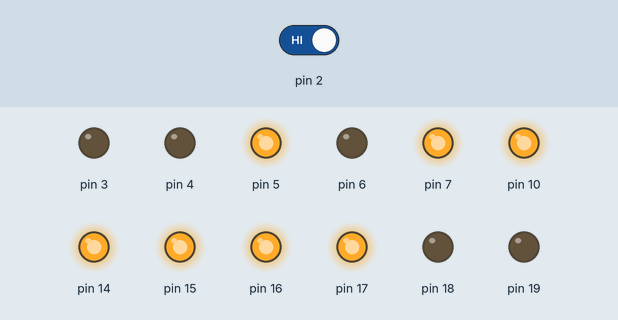
This sketch was run on a simulated Arduino Uno, built with avr-gcc and run on an emulated ATmega328P. On the bench: output pins drawn as LEDs (lit = HIGH). The inputs (shaded band) are chosen by the test bench; at power-on: pin 2 HIGH.

Above: at 1.2 s.
1.3 s: pin 2 driven LOW
Timing chart, 0 to 4.3 s (numbered marks = the images above; inputs shaded):
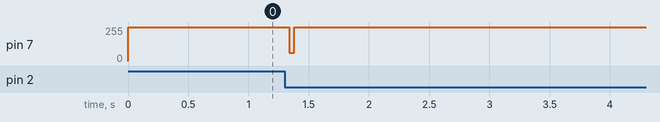

The sketch:

Tank_8.ino
```cpp
// include the SPI library:
#include <SPI.h>

struct fin { byte outer,outer2,inner2,inner; };
byte check = 0;
const static fin dat[] =
{
   //0b_0111_0000, 0b_0011_1000, 0b_0000_0000, 0b0000_0000
   //     7    0       3    8         0   0        0    0
/* 0-7 */     {0x00,0x00,0x00,0x00},{0x00,0x00,0x00,0x00},{0x00,0x00,0x00,0x00},{0x00,0x00,0x00,0x00},{0x00,0x00,0x00,0x00},{0x00,0x00,0x00,0x00},{0x00,0x00,0x00,0x00},{0x00,0x00,0x00,0x00},
/* 8-15 */    {0x00,0x00,0x00,0x00},{0x00,0x00,0x00,0x00},{0x00,0x00,0x00,0x00},{0x00,0x00,0x00,0x00},{0x00,0x00,0x00,0x00},{0x00,0x00,0x00,0x00},{0x00,0x00,0x00,0x00},{0x00,0x00,0x00,0x00},
/* 16-23 */   {0x00,0x00,0x00,0x00},{0x00,0x00,0x00,0x00},{0x00,0x00,0x00,0x00},{0x00,0x00,0x00,0x00},{0x00,0x00,0x00,0x00},{0x00,0x00,0x00,0x00},{0x00,0x00,0x00,0x00},{0x00,0x00,0x00,0x00},
/* 24-31 */   {0x00,0x00,0x00,0x00},{0x00,0x00,0x00,0x00},{0x00,0x00,0x00,0x00},{0x00,0x00,0x00,0x00},{0x00,0x00,0x00,0x00},{0x00,0x00,0x00,0x00},{0x00,0x00,0x00,0x00},{0x00,0x00,0x00,0x00},
/* 32-39 */   {0x00,0x00,0x00,0x00},{0x00,0x00,0x00,0x00},{0x00,0x00,0x00,0x00},{0x00,0x00,0x00,0x00},{0x00,0x00,0x00,0x00},{0x00,0x00,0x00,0x00},{0x00,0x00,0x00,0x00},{0x00,0x00,0x00,0x00},
/* 40-47 */   {0x00,0x00,0x00,0x00},{0x00,0x00,0x00,0x00},{0x00,0x00,0x00,0x00},{0x00,0x00,0x00,0x00},{0x00,0x00,0x00,0x00},{0x00,0x00,0x00,0x00},{0x00,0x00,0x00,0x00},{0x00,0x00,0x00,0x00},
/* 48-55 */   {0x00,0x00,0x00,0x00},{0x00,0x00,0x00,0x00},{0x00,0x00,0x00,0x00},{0x00,0x00,0x00,0x00},{0x00,0x00,0x00,0x00},{0x00,0x00,0x00,0x00},{0x00,0x00,0x00,0x00},{0x00,0x00,0x00,0x00},
/* 56-63 */   {0x00,0x00,0x00,0x00},{0x00,0x00,0x00,0x00},{0x00,0x00,0x00,0x00},{0x00,0x00,0x00,0x00},{0x00,0x00,0x00,0x00},{0x00,0x00,0x00,0x00},{0x00,0x00,0x00,0x00},{0x00,0x00,0x00,0x00},
/* 64-71 */   {0x00,0x00,0x00,0x00},{0x00,0x00,0x00,0x00},{0x00,0x00,0x00,0x00},{0x00,0x00,0x00,0x00},{0x00,0x00,0x00,0x00},{0x00,0x00,0x00,0x00},{0x00,0x00,0x00,0x00},{0x00,0x00,0x00,0x00},
/* 72-79 */   {0x00,0x00,0x00,0x00},{0x00,0x00,0x00,0x00},{0x00,0x00,0x00,0x00},{0x00,0x00,0x00,0x00},{0x00,0x00,0x00,0x00},{0x00,0x00,0x00,0x00},{0x00,0x00,0x00,0x00},{0x00,0x00,0x00,0x00},
/* 80-87 */   {0x00,0x00,0x00,0x00},{0x00,0x00,0x00,0x00},{0x00,0x00,0x00,0x00},{0x00,0x00,0x00,0x00},{0x00,0x00,0x00,0x00},{0x00,0x00,0x00,0x00},{0x00,0x00,0x00,0x00},{0x00,0x00,0x00,0x00},
/* 88-95 */   {0x00,0x00,0x00,0x00},{0x00,0x00,0x00,0x00},{0x00,0x00,0x00,0x00},{0x00,0x00,0x00,0x00},{0x00,0x00,0x00,0x00},{0x00,0x00,0x00,0x00},{0x00,0x00,0x00,0x00},{0x00,0x00,0x00,0x00},
/* 96-103 */  {0x00,0x00,0x00,0x00},{0x00,0x00,0x00,0x00},{0x00,0x00,0x00,0x00},{0x00,0x00,0x00,0x00},{0x00,0x00,0x00,0x00},{0x00,0x00,0x00,0x00},{0x00,0x00,0x00,0x00},{0x00,0x00,0x00,0x00},
/* 104-111 */ {0x00,0x00,0x00,0x00},{0x00,0x00,0x00,0x00},{0x00,0x00,0x00,0x00},{0x00,0x00,0x00,0x00},{0x00,0x00,0x00,0x00},{0x00,0x00,0x00,0x00},{0x00,0x00,0x00,0x00},{0x00,0x00,0x00,0x00},
/* 112-119 */ {0x00,0x00,0x00,0x00},{0x00,0x00,0x00,0x00},{0x00,0x00,0x00,0x00},{0x00,0x00,0x00,0x00},{0x00,0x00,0x00,0x00},{0x00,0x00,0x00,0x00},{0x00,0x00,0x00,0x00},{0x00,0x00,0x00,0x00},
/* 120-127 */ {0x00,0x00,0x00,0x00},{0x00,0x00,0x00,0x00},{0x00,0x00,0x00,0x00},{0x00,0x00,0x00,0x00},{0x00,0x00,0x00,0x00},{0x00,0x00,0x00,0x00},{0x00,0x00,0x00,0x00},{0x00,0x00,0x00,0x00},
/* 128-135 */ {0x00,0x00,0x00,0x00},{0x00,0x00,0x00,0x00},{0x00,0x00,0x00,0x00},{0x00,0x00,0x00,0x00},{0x00,0x00,0x00,0x00},{0x00,0x00,0x00,0x00},{0x00,0x00,0x00,0x00},{0x00,0x00,0x00,0x00},
/* 136-143 */ {0x00,0x00,0x00,0x00},{0x00,0x00,0x00,0x00},{0x00,0x00,0x00,0x00},{0x00,0x00,0x00,0x00},{0x00,0x00,0x00,0x00},{0x00,0x00,0x00,0x00},{0x00,0x00,0x00,0x00},{0x00,0x00,0x00,0x00},
/* 144-151 */ {0x00,0x00,0x00,0x00},{0x00,0x00,0x00,0x00},{0x00,0x00,0x00,0x00},{0x00,0x00,0x00,0x00},{0x00,0x00,0x00,0x00},{0x00,0x00,0x00,0x00},{0x00,0x00,0x00,0x00},{0x00,0x00,0x00,0x00},
/* 152-159 */ {0x00,0x00,0x00,0x00},{0x00,0x00,0x00,0x00},{0x00,0x00,0x00,0x00},{0x00,0x00,0x00,0x00},{0x00,0x00,0x00,0x00},{0x00,0x00,0x00,0x00},{0x00,0x00,0x00,0x00},{0x00,0x00,0x00,0x00},
/* 160-167 */ {0x00,0x00,0x00,0x00},{0x00,0x00,0x00,0x00},{0x00,0x00,0x00,0x00},{0x00,0x00,0x00,0x00},{0x00,0x00,0x00,0x00},{0x00,0x00,0x00,0x00},{0x00,0x00,0x00,0x00},{0x00,0x00,0x00,0x00},
/* 168-175 */ {0x00,0x00,0x00,0x00},{0x00,0x00,0x00,0x00},{0x00,0x00,0x00,0x00},{0x00,0x00,0x00,0x00},{0x00,0x00,0x00,0x00},{0x00,0x00,0x00,0x00},{0x00,0x00,0x00,0x00},{0x00,0x00,0x00,0x00},
/* 176-183 */ {0x00,0x00,0x00,0x00},{0x00,0x00,0x00,0x00},{0x00,0x00,0x00,0x00},{0x00,0x00,0x00,0x00},{0x00,0x00,0x00,0x00},{0x00,0x00,0x00,0x00},{0x00,0x00,0x00,0x00},{0x00,0x00,0x00,0x00},
/* 184-191 */ {0x00,0x00,0x00,0x00},{0x70,0x38,0x00,0x00},{0x70,0x38,0x00,0x00},{0x70,0x38,0x00,0x00},{0x70,0x38,0x00,0x00},{0x70,0x38,0x00,0x00},{0x70,0x38,0x00,0x00},{0x70,0x38,0x00,0x00},
/* 192-199 */ {0x70,0x38,0x00,0x00},{0x70,0x38,0x00,0x00},{0x70,0x38,0x00,0x00},{0x70,0x38,0x00,0x00},{0x70,0x38,0x00,0x00},{0x70,0x38,0x00,0x00},{0x70,0x38,0x00,0x00},{0x70,0x38,0x00,0x00},
/* 200-207 */ {0x70,0x38,0x00,0x00},{0x70,0x38,0x00,0x00},{0x70,0x38,0x00,0x00},{0x00,0x00,0x00,0x00},{0x00,0x00,0x00,0x00},{0x00,0x00,0x00,0x00},{0x00,0x00,0x00,0x00},{0x00,0x00,0x00,0x00},
/* 208-215 */ {0x00,0x00,0x00,0x00},{0x00,0x00,0x00,0x00},{0x00,0x00,0x00,0x00},{0x00,0x00,0x00,0x00},{0x00,0x00,0x00,0x00},{0x00,0x00,0x00,0x00},{0x00,0x00,0x00,0x00},{0x00,0x00,0x00,0x00},
/* 216-223 */ {0x00,0x00,0x00,0x00},{0x00,0x00,0x00,0x00},{0x00,0x00,0x00,0x00},{0x00,0x00,0x00,0x00},{0x00,0x00,0x00,0x00},{0x00,0x00,0x00,0x00},{0x00,0x00,0x00,0x00},{0x00,0x00,0x00,0x00},
/* 224-231 */ {0x00,0x00,0x00,0x00},{0x00,0x00,0x00,0x00},{0x00,0x00,0x00,0x00},{0x00,0x00,0x00,0x00},{0x00,0x00,0x00,0x00},{0x00,0x00,0x00,0x00},{0x00,0x00,0x00,0x00},{0x00,0x00,0x00,0x00},
/* 232-239 */ {0x00,0x00,0x00,0x00},{0x00,0x00,0x00,0x00},{0x00,0x00,0x00,0x00},{0x00,0x00,0x00,0x00},{0x00,0x00,0x00,0x00},{0x00,0x00,0x00,0x00},{0x00,0x00,0x00,0x00},{0x00,0x00,0x00,0x00},
/* 240-247 */ {0x00,0x00,0x00,0x00},{0x00,0x00,0x00,0x00},{0x00,0x00,0x00,0x00},{0x00,0x00,0x00,0x00},{0x00,0x00,0x00,0x00},{0x00,0x00,0x00,0x00},{0x00,0x00,0x00,0x00},{0x00,0x00,0x00,0x00},
/* 248-255 */ {0x00,0x00,0x00,0x00},{0x00,0x00,0x00,0x00},{0x00,0x00,0x00,0x00},{0x00,0x00,0x00,0x00},{0x00,0x00,0x00,0x00},{0x00,0x00,0x00,0x00},{0x00,0x00,0x00,0x00},{0x00,0x00,0x00,0x00},
};

volatile unsigned i = 0;

void setup() {
  // Initialize I/O
  DDRC = DDRC | B0111111;
  DDRD = DDRD | B11111000;
  attachInterrupt(0,timing,FALLING);
  // initialize SPI:
  SPI.begin();
  SPI.setDataMode(SPI_MODE0);
  SPI.setClockDivider(SPI_CLOCK_DIV2);
  SPI.setBitOrder(MSBFIRST);

  PORTC = B0001111;
  PORTD = B10100000;
}

void loop() {

}

void timing(){
   //Runs when falling edge from Schmitt Trigger is seen
   check = digitalRead(2);   // This is mucho importante
   if(0 != check){
    return;
   }
   for (i=0; i<256; i++) {
        LEDWrite();
   }
   PORTD = B10100000;
}

void LEDWrite() {
  PORTD = 0b10100000;
  SPI.transfer(dat[i].outer);
  SPI.transfer(dat[i].outer2);
  SPI.transfer(dat[i].inner2);
  SPI.transfer(dat[i].inner);
  PORTD = 0b11100000;
  //delayMicroseconds(59);
  PORTD = 0b00100000;
  delayMicroseconds(118);
}
```

Measured:
- after the input at 1.3 s, pin 7: 255/255 → 62/255 at once, → 255/255 0.04 s later
